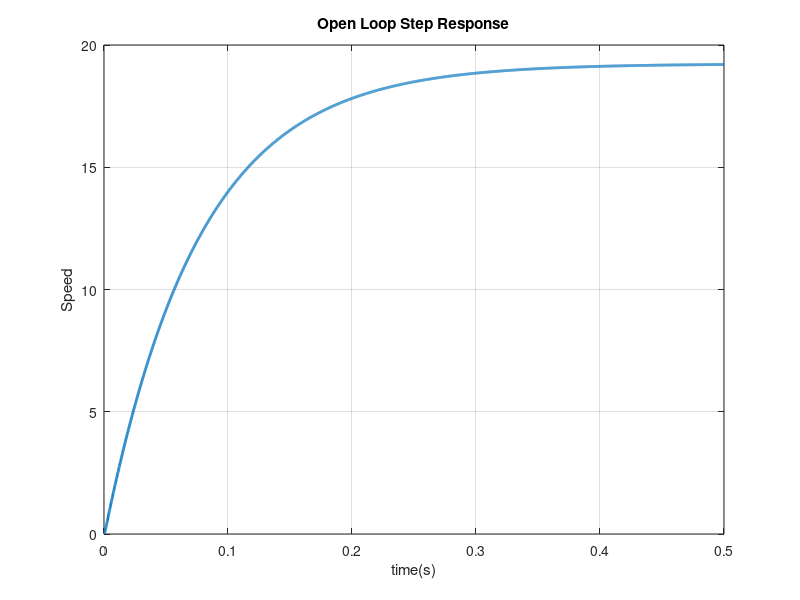
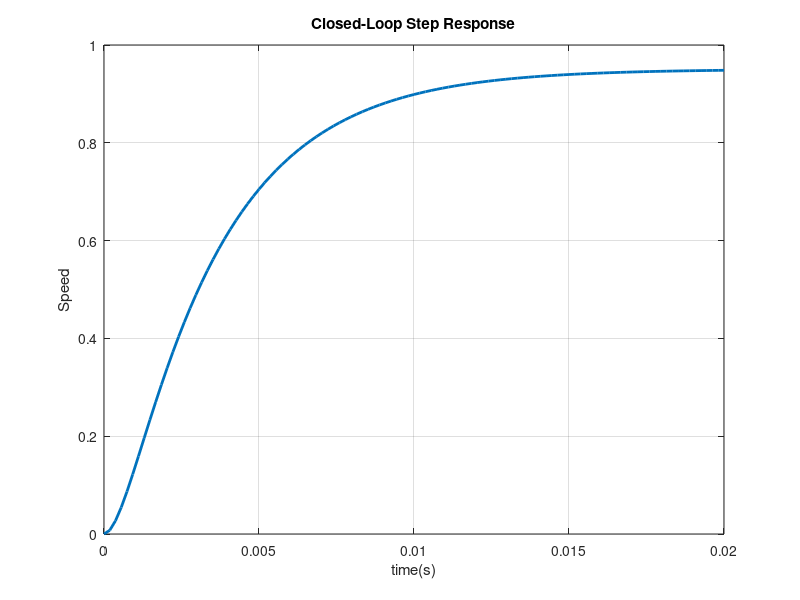
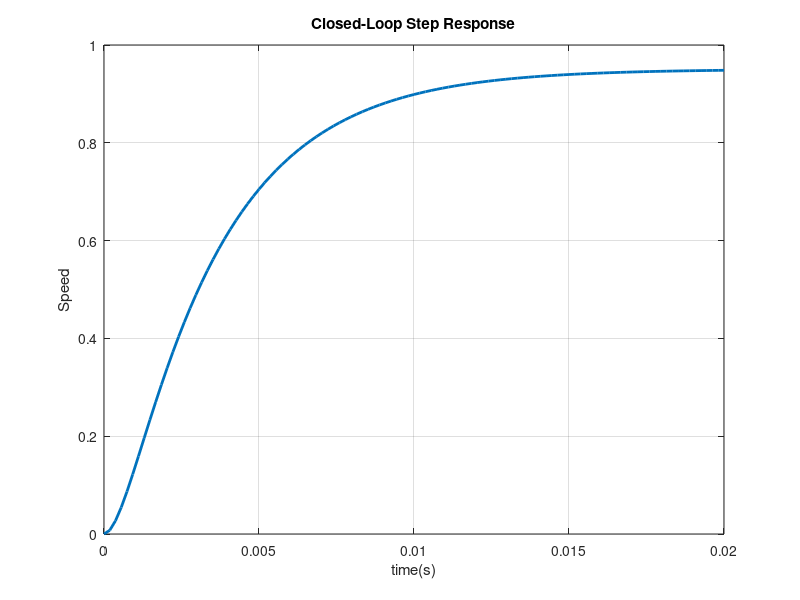

The MATLAB source for these figures, in order:
% =========================================================================
% Modeling a DC motor as a second-order system in Octave.
% =========================================================================
% Dependencies:
%   GNU Octave + Control Package
%   (install using: pkg install -forge control)
% =========================================================================

clear; clc; close all;
pkg load control;

% --- Motor parameters (example values; replace with your data) ---
R  = 1.0;      % Armature resistance (Ohm)
L  = 0.5e-3;   % Armature inductance (H)
Kt = 0.05;     % Torque constant (N·m/A)
Ke = 0.05;     % Back-EMF constant (V·s/rad)
J  = 2.0e-4;   % Rotor inertia (kg·m^2)
B  = 1.0e-4;   % Viscous friction (N·m·s/rad)

% --- Transfer function: speed (rad/s) per input voltage (V) ---
num = [Kt];
den = conv([J, B], [L, R]) + [0, 0, Kt*Ke];  % (Js+B)(Ls+R) + Kt*Ke
G = tf(num, den);    % Plant
H = feedback(G,1);

outdir = "/home/rain/Documents/control_projects/dc_motor_modeling/motor_second_order/results";

% Open-Loop Step Response
figure;
[y,t] = step(G);
plot(t,y, "LineWidth", 2);
title("Open Loop Step Response");
xlabel("time(s)");
ylabel("Speed");
grid on;
print(fullfile(outdir, "step_response_open"), "-dpng");

figure;
[y1,t] = step(H);
plot(t,y1, "LineWidth", 2);
title("Closed-Loop Step Response");
xlabel("time(s)"); ylabel("Speed");
grid on;
print(fullfile(outdir, "step_response_closed"), "-dpng");



% --- Save plots ---
print('-dpng', '../results/step_response_closed.png');


% --- Notes ---
% Open loop response reaches steady state in about 0.5s
% Closed-loop response reaches steady state in about 0.15s


